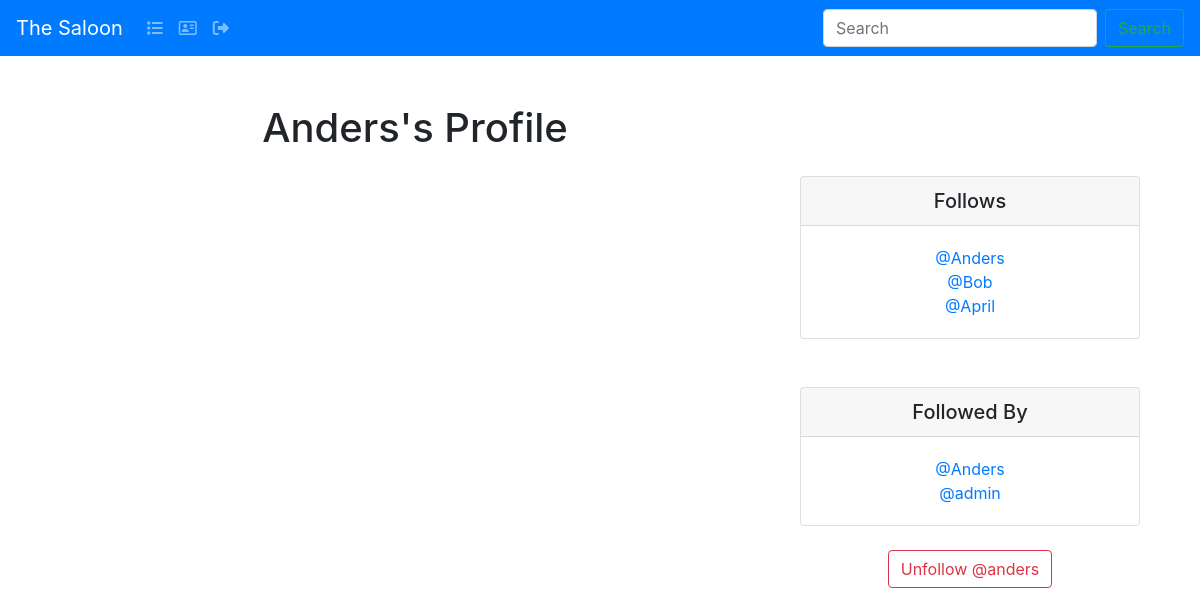
The app's page /profile/5 (signed in), older data.
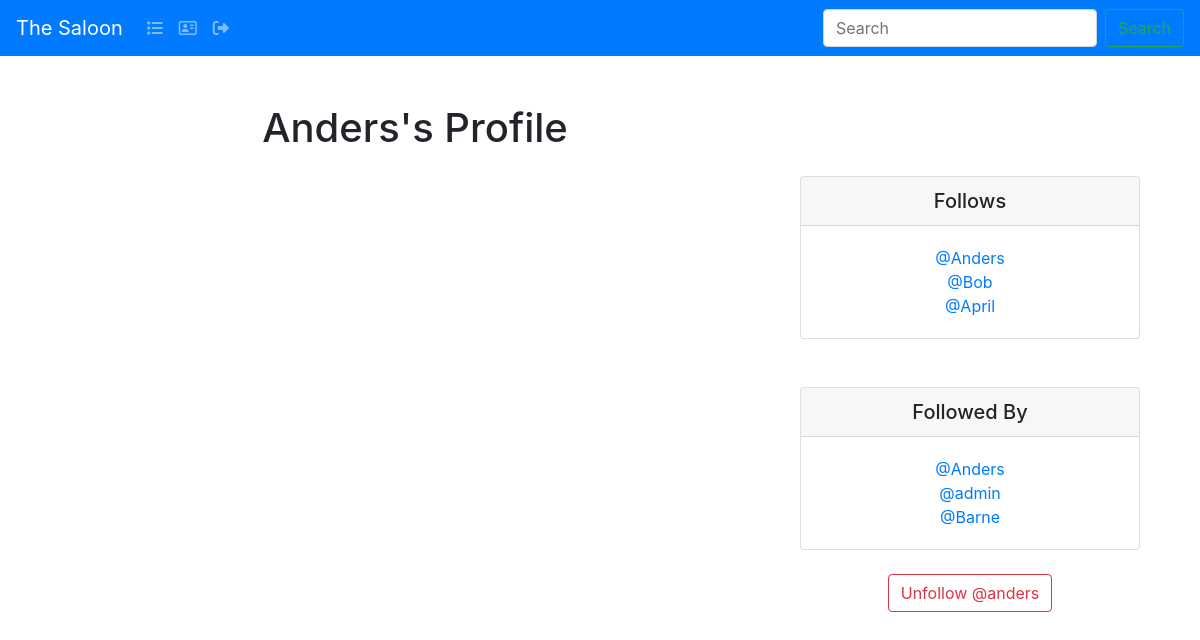
The same page, newer data.
### the_saloon/models.py (models this page shows)
class Profile(models.Model):
        user = models.OneToOneField(User, on_delete=models.CASCADE)
        follows = models.ManyToManyField("self",
            related_name="followed_by",
            symmetrical=False,
            blank=True)
        date_modified = models.DateTimeField(User, auto_now=True)
        def __str__(self):
            return self.user.username

### the_saloon/views.py (the view, shortened to what this page needs)
# urls.py: path('profile/<int:pk>', views.profile, name='profile'),
def profile(request, pk):
    if request.user.is_authenticated:
        profile = Profile.objects.get(user_id=pk)
        shouts = Shout.objects.filter(user_id=pk).order_by("-created_at")
        return render(request, "profile.html", {"profile":profile, "shouts":shouts})
    else:
        messages.success(request, ("You must login to see this page..."))
        return redirect('home')

### the_saloon/templates/profile.html (shortened to what this page needs)
{% extends 'base.html' %}
{% block content %}
{% if profile %}
   <div class="container text-center">
      <div class="row">
         <div class="col-8">
            <h1>{{ profile.user.username }}'s Profile</h1>
            <br/>
          </div>
         <div class="col-4">
          <br/><br/><br/>
            <div class="card">
                <h5 class="card-header">Follows</h5>
                <div class="card-body">
                  <p class="card-text">{% for following in profile.follows.all %}
                    <a href="{% url 'profile' following.user.id %}">@{{ following }}</a><br/>
                {% endfor %}</p>
                </div>
              </div>
              <br/><br/>
              <div class="card">
                <h5 class="card-header">Followed By</h5>
                <div class="card-body">
                  <p class="card-text">{% for following in profile.followed_by.all %}
                    <a href="{% url 'profile' following.user.id %}">@{{ following }}</a><br/>
                {% endfor %}</p>
                </div>
              </div>
              <br/>
                <form method=POST>
                {% if profile in user.profile.follows.all %}
                     <button class="btn btn-outline-danger" name="follow" value="unfollow" type="submit">
                         Unfollow @{{ profile.user.username|lower}}
                     </button>
                {% else %}
                    <button class="btn btn-outline-success" name="follow" value="follow" type="submit">
                         Follow @{{ profile.user.username|lower}}
                     </button>
                {% endif %}
                </form>
{% endif %}
{% endblock %}

Row changes from the older to the newer data that the page shows:
added Profile: user.username "Barne", shown under "Followed By"
